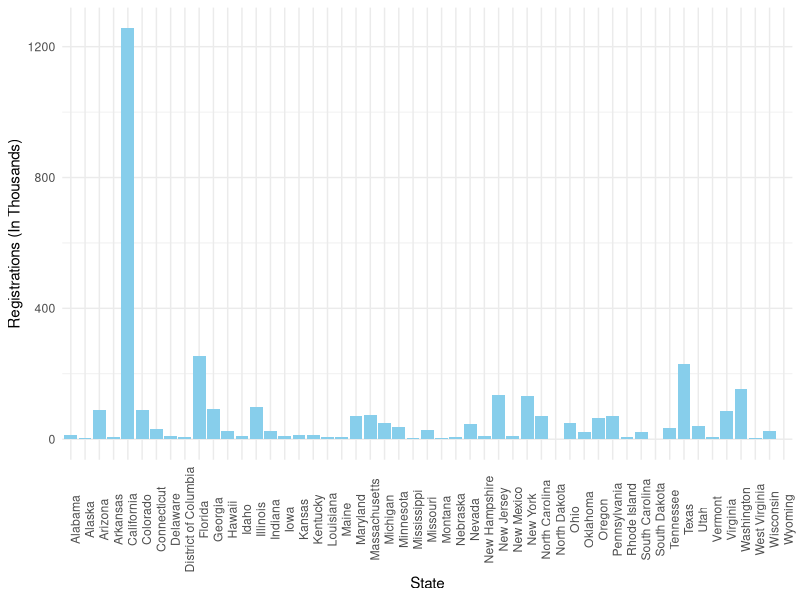
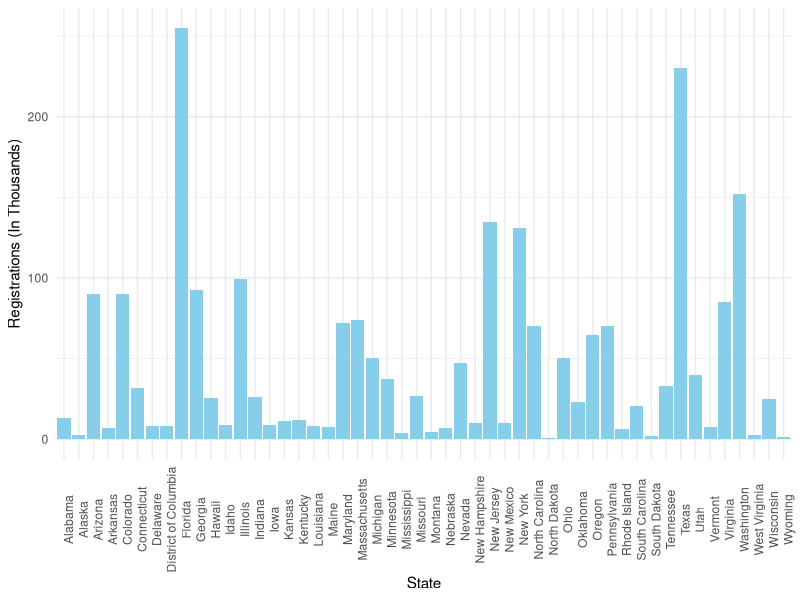

Write the R code that produced these figures, in order.
## ---- chunk 1
library(ggplot2)
## ---- chunk 2
 stateReg <- read.csv("Resources/10962-ev-registration-counts-by-state_9-06-24.csv", header=TRUE, sep =",")
 stateReg
## ---- chunk 3
ggplot(stateReg, aes(x = State, y = Registration.Count / 1000)) +
  geom_bar(stat = "identity", fill = "skyblue") +
  labs(
    y = "Registrations (In Thousands)", 
    x = "State"
  ) +
  theme_minimal() + 
  theme(axis.text.x = element_text(angle = 90))
## ---- chunk 4
withoutCali <- subset(stateReg, stateReg$State != "California")
withoutCali


ggplot(withoutCali, aes(x = State, y = Registration.Count / 1000)) +
  geom_bar(stat = "identity", fill = "skyblue") +
  labs(
    y = "Registrations (In Thousands)", 
    x = "State"
  ) +
  theme_minimal() + 
  theme(axis.text.x = element_text(angle = 90))
## ---- chunk 5
sortedStates <- stateReg[order(stateReg$Registration.Count, decreasing = TRUE), ]
sortedStates
## ---- chunk 6
summary(stateReg)
